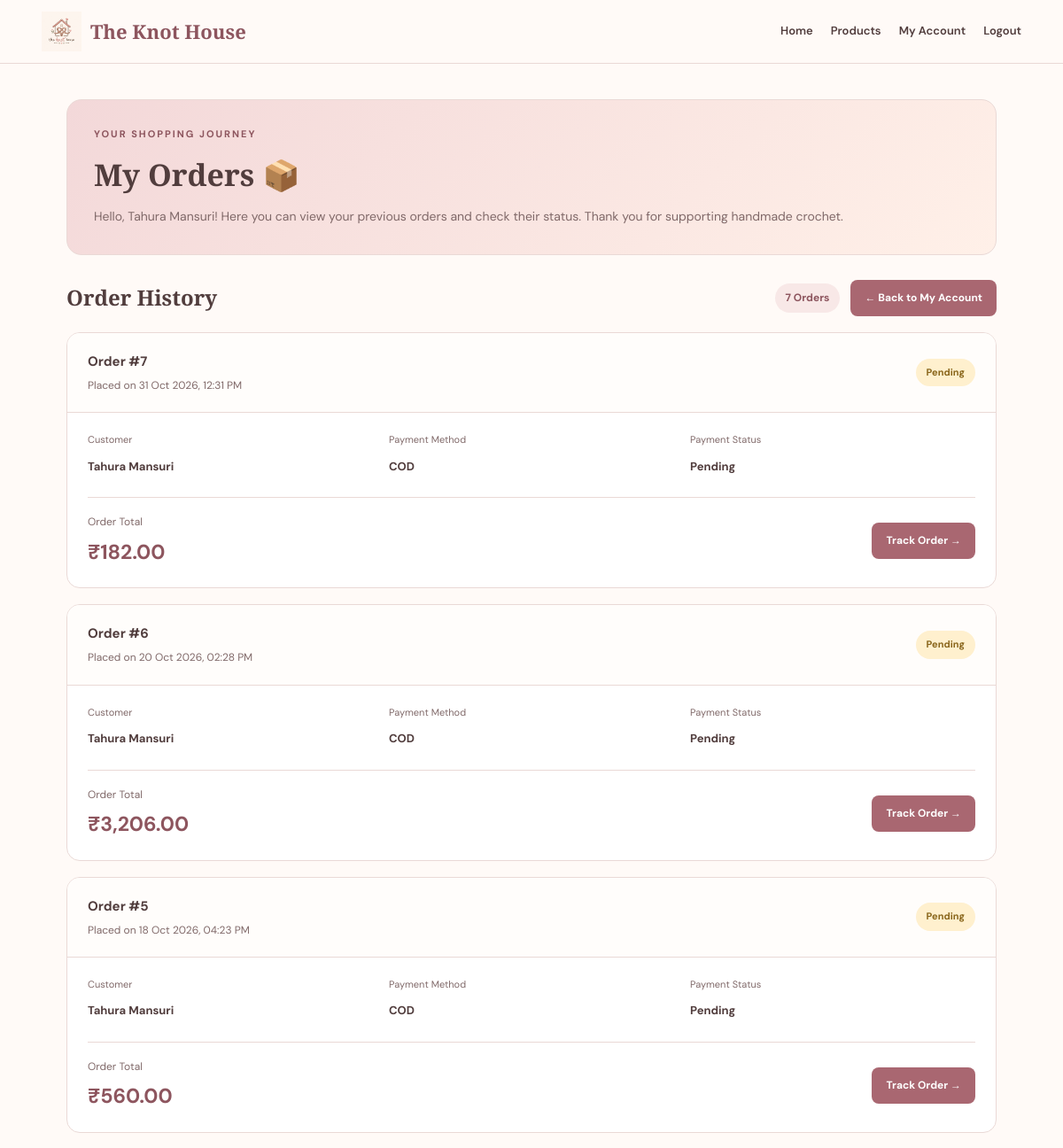
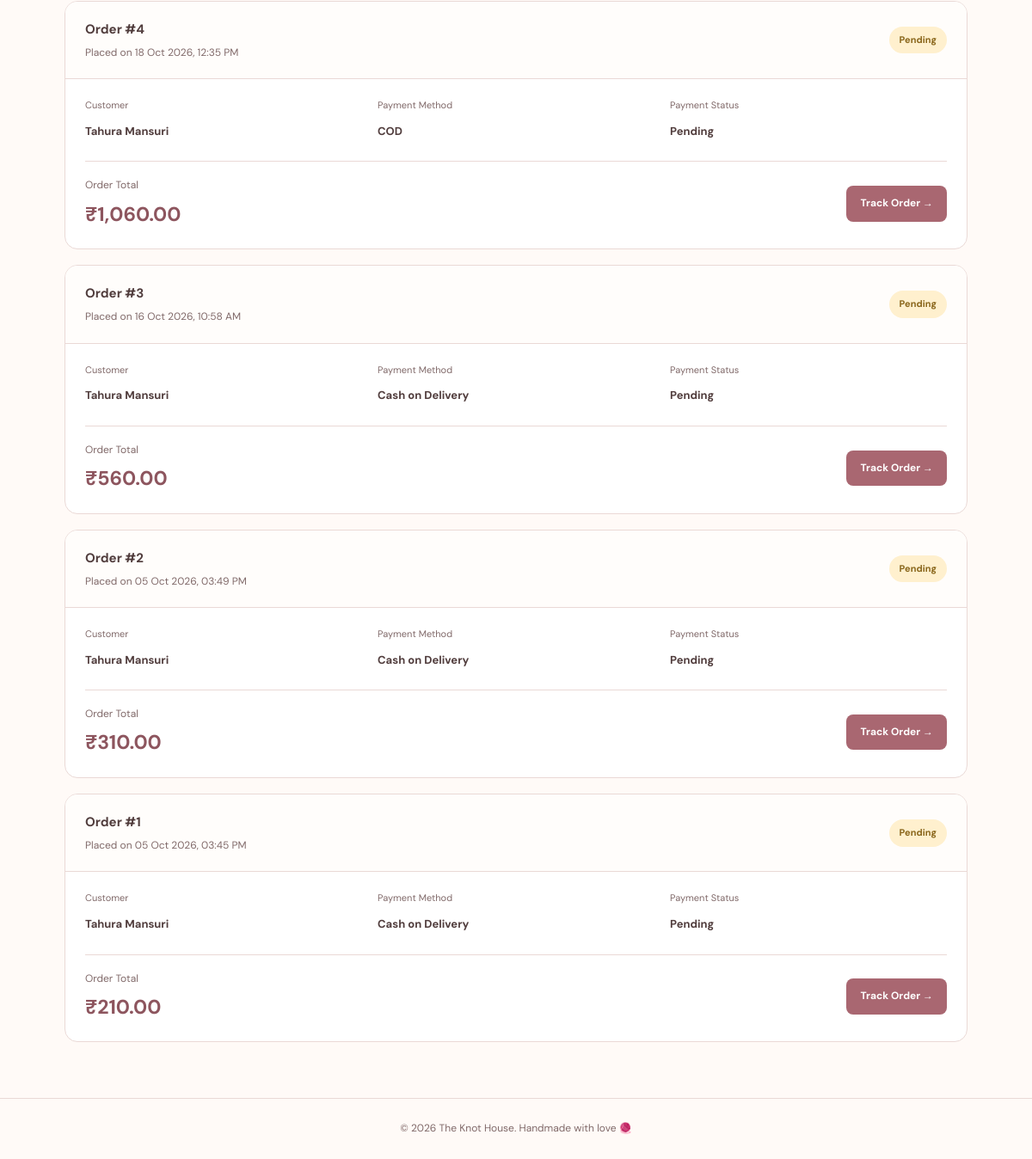
The page /my-orders.php (signed in) on the database its author committed (2 pictures, top to bottom).
### tables this page shows
CREATE TABLE `orders` (
  `id` int(11) NOT NULL,
  `customer_id` int(11) DEFAULT NULL,
  `customer_name` varchar(100) NOT NULL,
  `customer_email` varchar(100) NOT NULL,
  `customer_phone` varchar(20) NOT NULL,
  `address` text NOT NULL,
  `city` varchar(100) NOT NULL,
  `state` varchar(100) NOT NULL,
  `pincode` varchar(10) NOT NULL,
  `total_amount` decimal(10,2) NOT NULL DEFAULT 0.00,
  `payment_method` varchar(50) NOT NULL DEFAULT 'Cash on Delivery',
  `payment_status` varchar(30) NOT NULL DEFAULT 'Pending',
  `order_status` varchar(30) NOT NULL DEFAULT 'Pending',
  `created_at` timestamp NOT NULL DEFAULT current_timestamp()
);

### my-orders.php (the view, shortened to what this page needs)
<?php
$conn = new mysqli("localhost", "root", "", "knot_house");
$conn->set_charset("utf8mb4");
$customerEmail = $_SESSION["customer_email"] ?? "";
$customerName = $_SESSION["customer_name"] ?? "Customer";
$sql = "SELECT id, customer_name, total_amount,
               payment_method, payment_status,
               order_status, created_at
        FROM orders
        WHERE customer_email = ?
        ORDER BY created_at DESC";
$stmt = $conn->prepare($sql);
$stmt->bind_param("s", $customerEmail);
$stmt->execute();
$result = $stmt->get_result();
$orders = [];
while ($row = $result->fetch_assoc()) {
    $orders[] = $row;
}
function h($value) {
    return htmlspecialchars((string)$value, ENT_QUOTES, "UTF-8");
}
function statusClass($status) {
    $status = strtolower(trim((string)$status));
    return "pending";
}
?>
<!DOCTYPE html>
<html lang="en">
<head>
</head>
<body>
<header>
    <div class="navbar">
        <a href="index.html" class="logo">
            <img src="logo.png" alt="The Knot House Logo">
            <span>The Knot House</span>
        </a>
        <nav class="nav-links">
            <a href="index.html">Home</a>
            <a href="product.html">Products</a>
            <a href="my-account.php">My Account</a>
            <a href="logout.php">Logout</a>
        </nav>
    </div>
</header>
<main class="main">
    <section class="page-heading">
        <div class="eyebrow">YOUR SHOPPING JOURNEY</div>
        <h1>My Orders 📦</h1>
        <p>
            Hello, <?= h($customerName) ?>!
            Here you can view your previous orders and check their status.
            Thank you for supporting handmade crochet.
        </p>
    </section>
    <div class="orders-heading">
    <h2>Order History</h2>
    <div style="display: flex; align-items: center; gap: 12px; flex-wrap: wrap;">
        <span class="order-count">
            <?= count($orders) ?>
            <?= count($orders) === 1 ? "Order" : "Orders" ?>
        </span>
        <a href="my-account.php" class="button">
            ← Back to My Account
        </a>
    </div>
</div>
    <?php if (!empty($orders)): ?>
        <?php foreach ($orders as $order): ?>
            <article class="order-card">
                <div class="order-top">
                    <div>
                        <div class="order-number">
                            Order #<?= h($order["id"]) ?>
                        </div>
                        <div class="order-date">
                            Placed on
                            <?php
                            $timestamp = strtotime($order["created_at"]);
                            echo $timestamp
                                ? h(date("d M Y, h:i A", $timestamp))
                                : "Date unavailable";
                            ?>
                        </div>
                    </div>
                    <span class="status <?= h(statusClass($order["order_status"])) ?>">
                        <?= h($order["order_status"] ?: "Pending") ?>
                    </span>
                </div>
                <div class="order-body">
                    <div class="order-info">
                        <div>
                            <span class="info-label">Customer</span>
                            <span class="info-value">
                                <?= h($order["customer_name"]) ?>
                            </span>
                        </div>
                        <div>
                            <span class="info-label">Payment Method</span>
                            <span class="info-value">
                                <?= h($order["payment_method"]) ?>
                            </span>
                        </div>
                        <div>
                            <span class="info-label">Payment Status</span>
                            <span class="info-value">
                                <?= h($order["payment_status"]) ?>
                            </span>
                        </div>
                    </div>
                    <div class="order-bottom">
                        <div>
                            <div class="total-label">Order Total</div>
                            <div class="total-amount">
                                ₹<?= number_format((float)$order["total_amount"], 2) ?>
                            </div>
                        </div>
                        <a
                            class="button"
                            href="track-order.html?order_id=<?= rawurlencode((string)$order["id"]) ?>&amp;email=<?= rawurlencode($customerEmail) ?>"
                        >
                            Track Order →
                        </a>
                    </div>
                </div>
            </article>
        <?php endforeach; ?>
    <?php endif; ?>
</main>
<footer>
    © <?= date("Y") ?> The Knot House. Handmade with love 🧶
</footer>
</body>
</html>

### my-orders.php (style rules this page uses)
:root { --pink: #a96771; --pink-dark: #8d555e; --pink-light: #f8e8e7; --cream: #fffaf7; --brown: #513d3d; --brown-light: #806969; --border: #ead9d6; --white: #ffffff; }
* { box-sizing: border-box; margin: 0; padding: 0; }
body { font-family: "DM Sans", sans-serif; background: var(--cream); color: var(--brown); line-height: 1.6; }
a { text-decoration: none; color: inherit; }
header { position: sticky; top: 0; z-index: 10; background: rgba(255, 250, 247, 0.97); border-bottom: 1px solid var(--border); }
.navbar { max-width: 1150px; margin: auto; padding: 13px 22px; display: flex; justify-content: space-between; align-items: center; gap: 15px; }
.logo { display: flex; align-items: center; gap: 10px; flex-shrink: 0; }
.logo img { width: 45px; height: 45px; object-fit: contain; }
.logo span { font-family: "Playfair Display", serif; color: var(--pink-dark); font-size: 22px; font-weight: 700; }
.nav-links { display: flex; align-items: center; gap: 20px; font-size: 13px; font-weight: 600; }
.main { max-width: 1050px; width: 92%; margin: 40px auto 65px; }
.page-heading { padding: 30px; background: linear-gradient(135deg, #f3d8d9, #fff0e8); border: 1px solid var(--border); border-radius: 17px; margin-bottom: 28px; }
.eyebrow { color: var(--pink-dark); font-size: 11px; font-weight: 700; letter-spacing: 2px; margin-bottom: 9px; }
h1 { font-family: "Playfair Display", serif; font-size: 34px; margin-bottom: 9px; }
.page-heading p { font-size: 14px; line-height: 1.7; color: var(--brown-light); }
.orders-heading { display: flex; justify-content: space-between; align-items: center; gap: 12px; margin-bottom: 18px; }
.orders-heading h2 { font-family: "Playfair Display", serif; font-size: 24px; }
.order-count { background: var(--pink-light); color: var(--pink-dark); padding: 7px 12px; border-radius: 20px; font-size: 12px; font-weight: 700; }
.order-card { background: var(--white); border: 1px solid var(--border); border-radius: 15px; margin-bottom: 18px; overflow: hidden; }
.order-top { display: flex; justify-content: space-between; align-items: center; flex-wrap: wrap; gap: 15px; padding: 20px 23px; background: #fffdfb; border-bottom: 1px solid var(--border); }
.order-number { font-weight: 700; font-size: 15px; margin-bottom: 6px; }
.order-date { color: var(--brown-light); font-size: 12px; }
.status { display: inline-block; padding: 7px 12px; border-radius: 20px; font-size: 11px; font-weight: 700; text-transform: capitalize; }
.pending { background: #fff0ce; color: #89651a; }
.order-body { padding: 22px 23px; }
.order-info { display: grid; grid-template-columns: repeat(3, minmax(0, 1fr)); gap: 18px; }
.info-label { display: block; color: var(--brown-light); font-size: 11px; margin-bottom: 7px; }
.info-value { font-size: 13px; font-weight: 700; overflow-wrap: anywhere; }
.order-bottom { display: flex; justify-content: space-between; align-items: center; flex-wrap: wrap; gap: 14px; margin-top: 23px; padding-top: 18px; border-top: 1px solid var(--border); }
.total-label { color: var(--brown-light); font-size: 12px; margin-bottom: 5px; }
.total-amount { color: var(--pink-dark); font-size: 23px; font-weight: 700; }
.button { display: inline-block; padding: 11px 16px; background: var(--pink); color: white; border: 0; border-radius: 8px; font-family: inherit; font-size: 12px; font-weight: 700; text-align: center; cursor: pointer; transition: background 0.2s; }
footer { padding: 25px 15px; text-align: center; border-top: 1px solid var(--border); color: var(--brown-light); font-size: 12px; }

### rows shown on the page
orders: id "7", created_at "31 Oct 2026, 12:31 PM", order_status "Pending", customer_name "Tahura Mansuri", payment_method "COD", payment_status "Pending", total_amount "182.00"
orders: id "6", created_at "20 Oct 2026, 02:28 PM", order_status "Pending", customer_name "Tahura Mansuri", payment_method "COD", payment_status "Pending", total_amount "3,206.00"
orders: id "5", created_at "18 Oct 2026, 04:23 PM", order_status "Pending", customer_name "Tahura Mansuri", payment_method "COD", payment_status "Pending", total_amount "560.00"
orders: id "4", created_at "18 Oct 2026, 12:35 PM", order_status "Pending", customer_name "Tahura Mansuri", payment_method "COD", payment_status "Pending", total_amount "1,060.00"
orders: id "3", created_at "16 Oct 2026, 10:58 AM", order_status "Pending", customer_name "Tahura Mansuri", payment_method "Cash on Delivery", payment_status "Pending", total_amount "560.00"
orders: id "2", created_at "05 Oct 2026, 03:49 PM", order_status "Pending", customer_name "Tahura Mansuri", payment_method "Cash on Delivery", payment_status "Pending", total_amount "310.00"
orders: id "1", created_at "05 Oct 2026, 03:45 PM", order_status "Pending", customer_name "Tahura Mansuri", payment_method "Cash on Delivery", payment_status "Pending", total_amount "210.00"

### other values the page prints
$customerName "Tahura Mansuri"
count($orders) "7"
